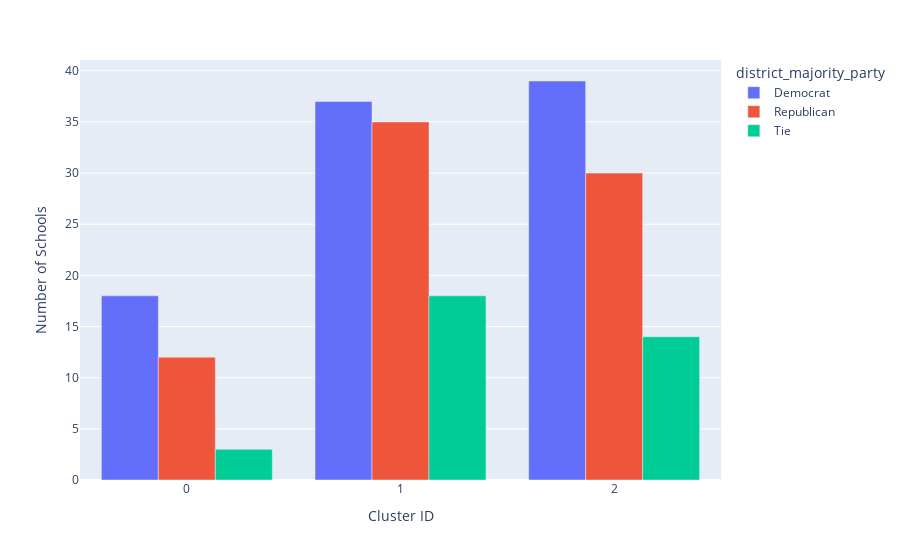

Write notebook code for a chart like this one.
### Code cell
# First, count the occurrences of each political affiliation within each cluster
df_count = complete_emebed_party.groupby(['Cluster', 'district_majority_party']).size().reset_index(name='Counts')

# Then, create a bar chart
fig = px.bar(df_count, x='Cluster', y='Counts', color='district_majority_party', barmode='group', 
             labels={'Counts':'Number of Schools', 'Cluster':'Cluster ID'})

fig.show()

### Figure 1 — Plotly figure (JSON) as saved in the notebook; plotly's stock layout.template omitted (floating-point values rounded to 4 significant figures)
{"data": [{"alignmentgroup": "True", "hovertemplate": "district_majority_party=Democrat<br>Cluster ID=%{x}<br>Number of Schools=%{y}<extra></extra>", "legendgroup": "Democrat", "marker": {"color": "#636efa", "pattern": {"shape": ""}}, "name": "Democrat", "offsetgroup": "Democrat", "orientation": "v", "showlegend": true, "textposition": "auto", "type": "bar", "x": [0, 1, 2], "xaxis": "x", "y": [18, 37, 39], "yaxis": "y"}, {"alignmentgroup": "True", "hovertemplate": "district_majority_party=Republican<br>Cluster ID=%{x}<br>Number of Schools=%{y}<extra></extra>", "legendgroup": "Republican", "marker": {"color": "#EF553B", "pattern": {"shape": ""}}, "name": "Republican", "offsetgroup": "Republican", "orientation": "v", "showlegend": true, "textposition": "auto", "type": "bar", "x": [0, 1, 2], "xaxis": "x", "y": [12, 35, 30], "yaxis": "y"}, {"alignmentgroup": "True", "hovertemplate": "district_majority_party=Tie<br>Cluster ID=%{x}<br>Number of Schools=%{y}<extra></extra>", "legendgroup": "Tie", "marker": {"color": "#00cc96", "pattern": {"shape": ""}}, "name": "Tie", "offsetgroup": "Tie", "orientation": "v", "showlegend": true, "textposition": "auto", "type": "bar", "x": [0, 1, 2], "xaxis": "x", "y": [3, 18, 14], "yaxis": "y"}], "layout": {"barmode": "group", "legend": {"title": {"text": "district_majority_party"}, "tracegroupgap": 0}, "margin": {"t": 60}, "xaxis": {"anchor": "y", "domain": [0, 1], "title": {"text": "Cluster ID"}}, "yaxis": {"anchor": "x", "domain": [0, 1], "title": {"text": "Number of Schools"}}}}
